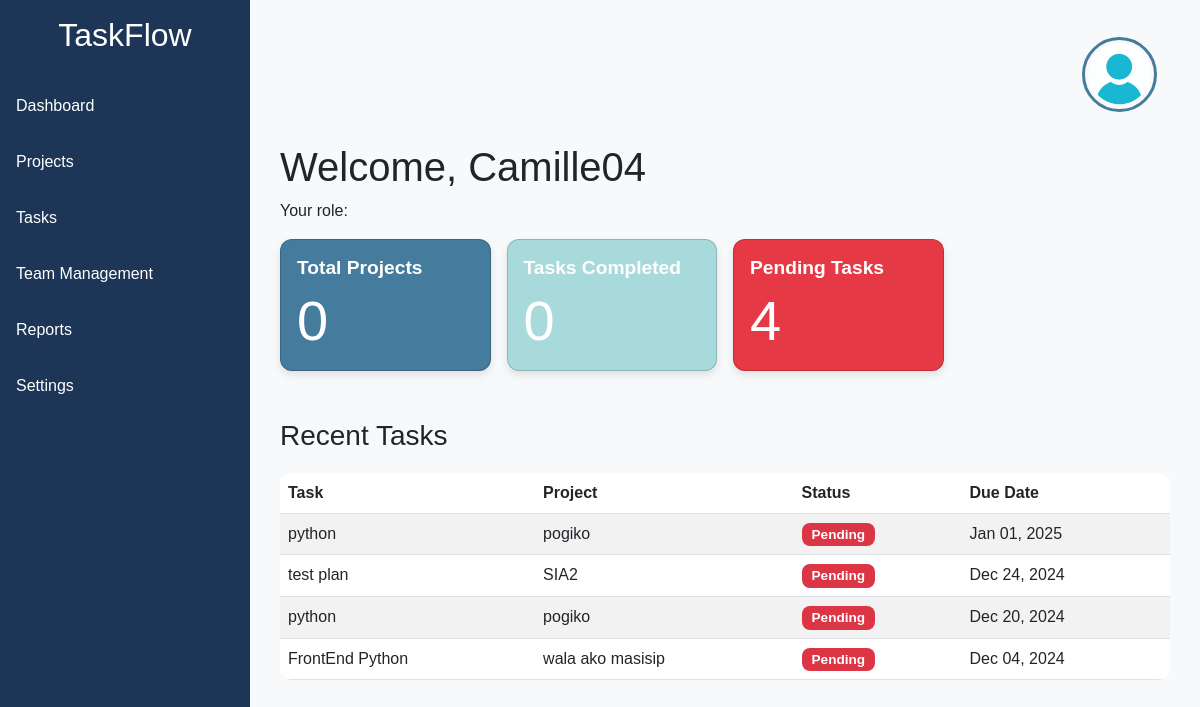
Screenshot of /dashboard/ (signed in) with the database file from the repository.
### MyApp/models.py (models this page shows, shortened)
class User(AbstractUser):
    ROLE_CHOICES = [
        ('team_member', 'Team Member'),
        ('project_leader', 'Project Leader'),
    ]
    role = models.CharField(max_length=20, choices=ROLE_CHOICES, default='team_member')
    profile_picture = models.ImageField(upload_to='profile_pictures/', blank=True, null=True)

class Task(models.Model):
    STATUS_CHOICES = [
        ('pending', 'Pending'),
        ('in_progress', 'In Progress'),
        ('completed', 'Completed'),
    ]
    name = models.CharField(max_length=200)
    description = models.TextField(blank=True, null=True)
    assigned_to = models.ForeignKey(User, on_delete=models.CASCADE, related_name='tasks')
    project = models.ForeignKey(Project, on_delete=models.CASCADE, related_name='tasks')
    status = models.CharField(
        max_length=20,
        choices=STATUS_CHOICES,
        default='pending'
    )
    due_date = models.DateField(null=True, blank=True)
    created_at = models.DateTimeField(auto_now_add=True)
    updated_at = models.DateTimeField(auto_now=True)

class Project(models.Model):
    name = models.CharField(max_length=100)
    description = models.TextField(blank=True, null=True)
    due_date = models.DateField(null=True, blank=True)  # Added due date
    created_by = models.ForeignKey(User, on_delete=models.CASCADE, related_name='projects', null=True, blank=True)
    created_at = models.DateTimeField(auto_now_add=True)

### MyApp/views.py (the view)
# urls.py: path("dashboard/", views.dashboard_view, name="dashboard"),  # Corrected reference
def dashboard_view(request):
    total_projects = Project.objects.filter(created_by=request.user).count()
    tasks_completed = Task.objects.filter(assigned_to=request.user, status='completed').count()
    tasks_pending = Task.objects.filter(assigned_to=request.user, status='pending').count()
    team_members = User.objects.filter(projects__created_by=request.user).distinct().count()
    recent_tasks = Task.objects.filter(assigned_to=request.user).order_by('-due_date')[:5]
    context = {
        'total_projects': total_projects,
        'tasks_completed': tasks_completed,
        'tasks_pending': tasks_pending,
        'team_members': team_members,
        'recent_tasks': recent_tasks,
    }
    return render(request, 'dashboard.html', context)

### MyApp/templates/dashboard.html (shortened to what this page needs)
{% load static %}
<!DOCTYPE html>
<html lang="en">
<head>
    <link rel="stylesheet" href="https://cdn.jsdelivr.net/npm/bootstrap@5.3.0/dist/css/bootstrap.min.css">
    <link rel="stylesheet" href="{% static 'css/dashboard.css' %}">
</head>
<body class="bg-light">
    <div class="sidebar" style="background-color: #1D3557; height: 100vh; position: fixed; width: 250px;">
        <h2 class="text-white text-center py-3">TaskFlow</h2>
        <ul class="list-unstyled">
            <li><a class="text-white p-3 d-block" href="dashboard">Dashboard</a></li>
            <li><a class="text-white p-3 d-block" href="project">Projects</a></li>
            <li><a class="text-white p-3 d-block" href="tasks">Tasks</a></li>
            <li><a class="text-white p-3 d-block" href="team-management">Team Management</a></li>
            <li><a class="text-white p-3 d-block" href="reports">Reports</a></li>
            <li><a class="text-white p-3 d-block" href="settings">Settings</a></li>
        </ul>
    </div>
    <div class="main-content" style="margin-left: 250px; padding: 30px;">
        <div class="top-nav d-flex justify-content-between align-items-center mb-4">
            <div class="dropdown">
                <button class="btn btn-link text-dark" id="profileDropdown" data-bs-toggle="dropdown" aria-expanded="false">
                    {% if user.profile_picture %}
                        <img src="{{ user.profile_picture.url }}"
                             alt="Profile Picture"
                             class="img-fluid rounded-circle profile-picture"
                             style="width: 75px; height: 75px;">
                    {% else %}
                        <img src="{% static 'img/default_profile.png' %}"
                             alt="Default Profile"
                             class="img-fluid rounded-circle profile-picture"
                             style="width: 75px; height: 75px;">
                    {% endif %}
                </button>
            </div>
        </div>
        <h1>Welcome, {{ user.first_name }}</h1>
        <p>Your role: <strong>{{ user.get_Role_display }}</strong></p>
        <div class="row g-3">
            <div class="col-md-3">
                <div class="card text-white" style="background-color: #457B9D;">
                    <div class="card-body">
                        <h5 class="card-title">Total Projects</h5>
                        <p class="card-text display-4">{{ total_projects }}</p>
                    </div>
                </div>
            </div>
            <div class="col-md-3">
                <div class="card text-white" style="background-color: #A8DADC;">
                    <div class="card-body">
                        <h5 class="card-title">Tasks Completed</h5>
                        <p class="card-text display-4">{{ tasks_completed }}</p>
                    </div>
                </div>
            </div>
            <div class="col-md-3">
                <div class="card text-white" style="background-color: #E63946;">
                    <div class="card-body">
                        <h5 class="card-title">Pending Tasks</h5>
                        <p class="card-text display-4">{{ tasks_pending }}</p>
                    </div>
                </div>
            </div>
        </div>
        <div class="mt-5">
            <h3>Recent Tasks</h3>
            <table class="table table-striped">
                <thead>
                    <tr>
                        <th>Task</th>
                        <th>Project</th>
                        <th>Status</th>
                        <th>Due Date</th>
                    </tr>
                </thead>
                <tbody>
                    {% for task in recent_tasks %}
                        <tr>
                            <td>{{ task.name }}</td>
                            <td>{{ task.project.name }}</td>
                            <td>
                                {% if task.status == 'in_progress' %}
                                    <span class="badge bg-warning text-dark">In Progress</span>
                                {% elif task.status == 'completed' %}
                                    <span class="badge bg-success">Completed</span>
                                {% else %}
                                    <span class="badge bg-danger">Pending</span>
                                {% endif %}
                            </td>
                            <td>{{ task.due_date|date:"M d, Y" }}</td>
                        </tr>
                    {% empty %}
                        <tr>
                            <td colspan="4" class="text-center text-muted">No tasks available</td>
                        </tr>
                    {% endfor %}
                </tbody>
            </table>
        </div>
    </div>
</body>
</html>

### MyApp/static/css/dashboard.css (style rules this page uses)
body { font-family: 'Arial', sans-serif; background-color: #F1FAEE; }
.card { border-radius: 12px; box-shadow: 0 4px 8px rgba(0, 0, 0, 0.1); }
.card-title { font-size: 1.2rem; font-weight: bold; }
.table { margin-top: 20px; border-radius: 12px; overflow: hidden; }
.badge { font-size: 0.85rem; padding: 5px 10px; border-radius: 8px; }
.sidebar { position: fixed; width: 250px; height: 100vh; background-color: #1D3557; }
.sidebar a { color: #fff; text-decoration: none; padding: 15px; display: block; }
.main-content { margin-left: 250px; padding: 30px; }
.profile-picture { border: 3px solid #457B9D; padding: 3px; }

### MyApp/templates/dashboard.html (style rules this page uses)
.profile-picture { border: 3px solid #457B9D; padding: 3px; }

### rows the page displays
User: first_name "Camille04"
Task: name "python", project.name "pogiko", status "Pending", due_date "Jan 01, 2025"
Task: name "test plan", project.name "SIA2", status "Pending", due_date "Dec 24, 2024"
Task: name "python", project.name "pogiko", status "Pending", due_date "Dec 20, 2024"
Task: name "FrontEnd Python", project.name "wala ako masisip", status "Pending", due_date "Dec 04, 2024"

### other values shown
{{ total_projects }} "0"
{{ tasks_completed }} "0"
{{ tasks_pending }} "4"
